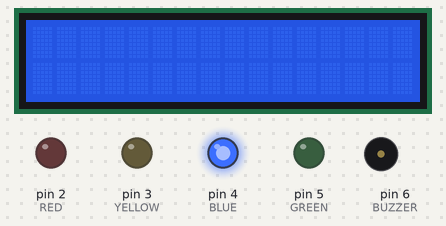
The sketch below on a simulated Arduino Uno, built with avr-gcc and run on an emulated ATmega328P. Shown: 16×2 character LCD, output pins drawn as LEDs (lit = HIGH), buzzer (waves = sounding, pin HIGH).

Above: at 0.3 s.
At 1.3 s:
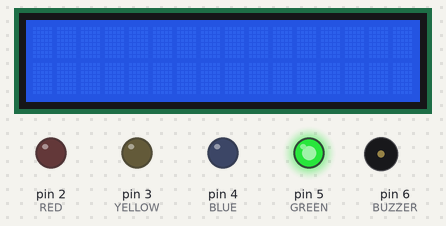
At 2.3 s:
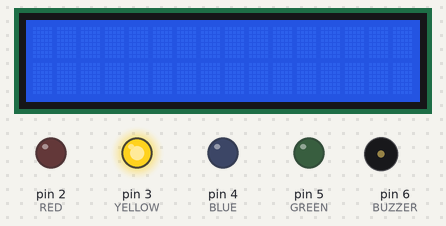
At 3.3 s:
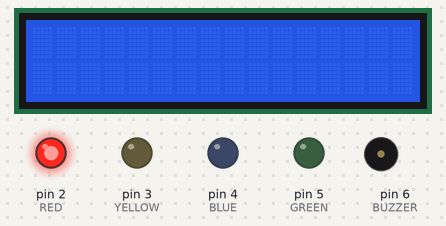
At 4.8 s:
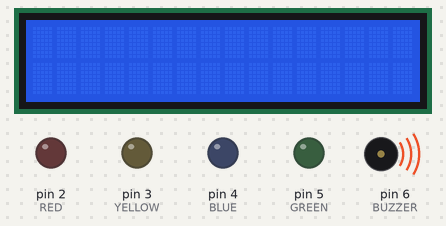
Timing chart, 0 to 5.3 s (numbered marks = the images above):
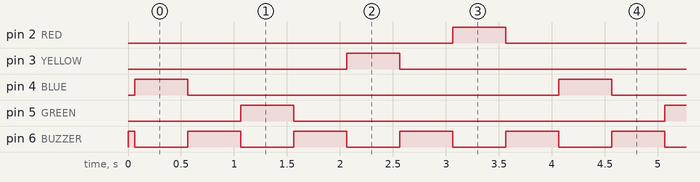

The sketch:

LightBuzzerSweep.ino
```cpp
//LightBuzzerSweep
#define RED 2
#define YELLOW 3
#define GREEN 5
#define BLUE 4
#define BUZZER 6
#define BUTTON1 7
#define BUTTON2 8
#define BUTTON3 9
#include <LiquidCrystal_I2C.h>
LiquidCrystal_I2C lcd(0x27, 16, 2);
void setup() {
pinMode(RED, OUTPUT);
pinMode(YELLOW, OUTPUT);
pinMode(GREEN, OUTPUT);
pinMode(BLUE, OUTPUT);
pinMode(BUZZER, OUTPUT);
pinMode(BUTTON1, INPUT_PULLUP);
pinMode(BUTTON2, INPUT_PULLUP);
pinMode(BUTTON3, INPUT_PULLUP);
digitalWrite(BUZZER, HIGH);
lcd.init();
lcd.backlight();
lcd.setCursor(0, 0);
}
void loop() {
digitalWrite(BUZZER, LOW);
digitalWrite(BLUE, HIGH);
delay(500);
digitalWrite(BLUE, LOW);
digitalWrite(BUZZER, HIGH);
delay(500);
digitalWrite(BUZZER, LOW);
digitalWrite(GREEN, HIGH);
delay(500);
digitalWrite(BUZZER, HIGH);
digitalWrite(GREEN, LOW);
delay(500);
digitalWrite(BUZZER, LOW);
digitalWrite(YELLOW, HIGH);
delay(500);
digitalWrite(YELLOW, LOW);
digitalWrite(BUZZER, HIGH);
delay(500);
digitalWrite(BUZZER, LOW);
digitalWrite(RED, HIGH);
delay(500);
digitalWrite(BUZZER, HIGH);
digitalWrite(RED, LOW);
delay(500);
}
```

Measured:
- by itself, pin 2 (RED), pin 3 (YELLOW), pin 4 (BLUE), pin 5 (GREEN): alternates HIGH for 0.50 s and LOW for 3.5 s
- by itself, pin 6 (BUZZER): alternates HIGH for 0.50 s and LOW for 0.50 s
- by itself, everything shown: repeats every 4.0 s, in 8 steps
